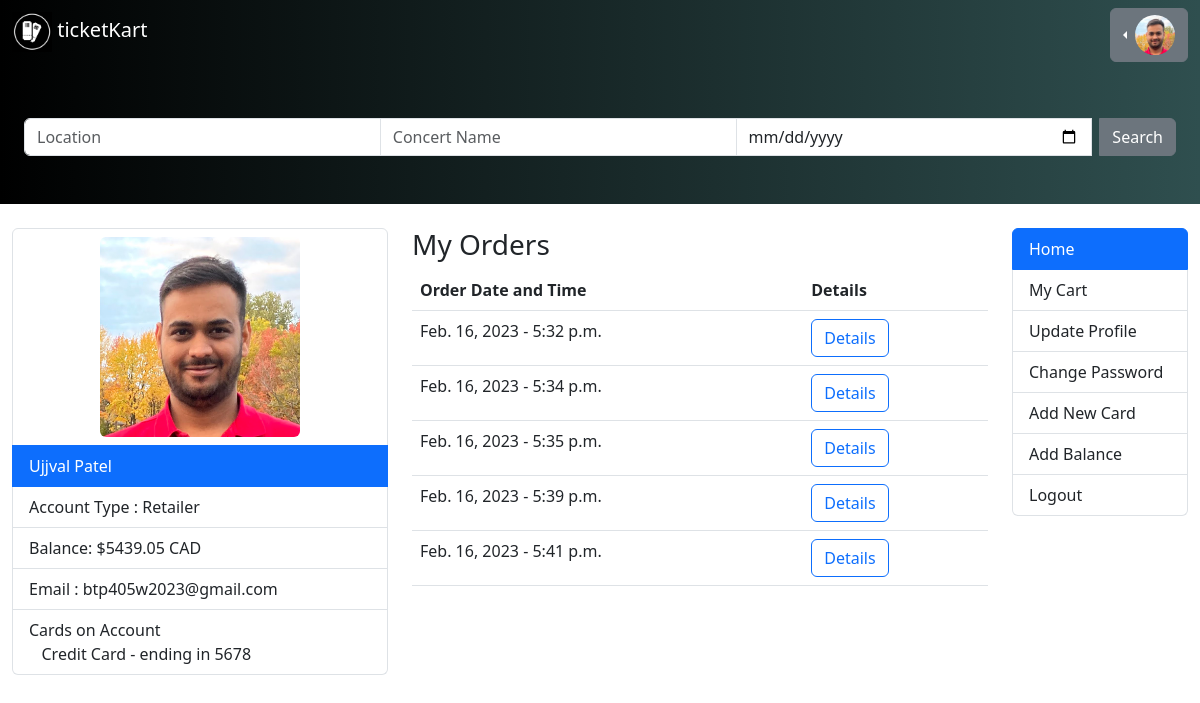
Before: /profile (signed in) with the older database file.
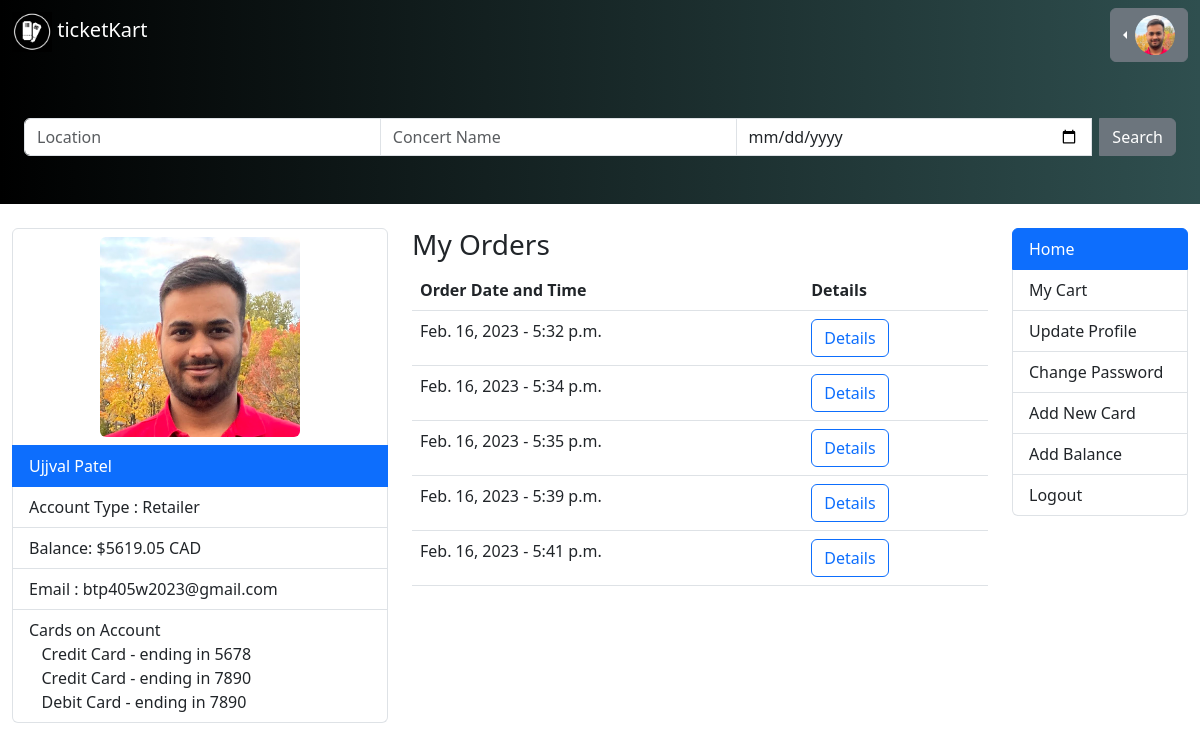
After: the same page with the newer database file.
### ticketkartapp/models.py (models this page shows, shortened)
class User(AbstractUser):
    name = models.CharField(max_length=200, null=True)
    email = models.EmailField(unique=True, null=True)
    phone = models.CharField(max_length=12, null=True, unique=True)
    balance = models.DecimalField(max_digits=6, decimal_places=2, default=0)
    avatar = models.ImageField(null=True, default="avatar.svg")
    is_retailer = models.BooleanField(default=False)

class PaymentMethod(models.Model):
    PAYMENT_TYPES = [
        ('CC', 'Credit Card'),
        ('DC', 'Debit Card'),
        ('INT', 'Interac'),
    ]
    user = models.ForeignKey(User, on_delete=models.CASCADE)
    payment_type = models.CharField(choices=PAYMENT_TYPES, max_length=3)
    card_number = models.CharField(max_length=16, null=True)
    expiry_date = models.DateField(null=True)
    cvv = models.CharField(max_length=3, null=True)
    bank_name = models.CharField(max_length=100, null=True)
    account_number = models.CharField(max_length=100, null=True)
    verified = models.BooleanField(default=False)

### cart/models.py (models this page shows, shortened)
class Order(models.Model):
    placed_at = models.DateTimeField(auto_now_add=True)
    customer = models.ForeignKey(User, on_delete=models.PROTECT)

### ticketkart/views.py (the view)
# urls.py: path('profile',user_profile,name="user-profile")
@login_required(login_url='login')
def user_profile(request):
    user = request.user
    orders = Order.objects.filter(customer=user)[:5]
    payment_methods = PaymentMethod.objects.filter(user=user)
    context = {
        "user" : user,
        "orders" : orders,
        "payment_methods": payment_methods
    }
    return render(request, "profile.html",context)

### ticketkart/templates/profile.html (shortened to what the changed rows need)
<!DOCTYPE html>
<html lang="en">
  <head>
    <link
      href="https://cdn.jsdelivr.net/npm/bootstrap@5.3.0-alpha1/dist/css/bootstrap.min.css"
      rel="stylesheet"
    />
  </head>
  <body>
    <nav class="navbar navbar-expand-lg bg-body-tertiary navbar-dark">
      <div class="container-fluid">
        <div class="justify-content-end">
          {% if request.user.is_authenticated %}
          <div class="btn-group dropstart">
            <button
              type="button"
              class="btn btn-secondary dropdown-toggle"
              data-bs-toggle="dropdown"
              aria-expanded="false"
            >
              <img
                src="{{request.user.avatar.url}}"
                alt="Profile Picture"
                width="40px"
                height="40px"
                style="border-radius: 50%"
              />
            </button>
          </div>
          {% endif %}
        </div>
      </div>
    </nav>
    <br />
    <div class="container-fluid">
      <div class="row">
        <div class="col-4">
            <ul class="list-group">
                <li class="list-group-item" style="text-align: center;"><img
                    src="{{user.avatar.url}}"
                    alt="Profile Picture"
                    width="200x"
                    height="200px"
                    class="rounded"
                  /></li>
                <li class="list-group-item active">{{user.name}}</li>
                {% if user.is_retailer %}
                <li class="list-group-item">Account Type : Retailer</li>
                {% else %}
                <li class="list-group-item">Account Type : Normal </li>
                {% endif %}
                <li class="list-group-item">Balance: ${{user.balance}} CAD</li>
                <li class="list-group-item">Email : {{user.email}}</li>
                <li class="list-group-item"> Cards on Account </span><br>
                    {% for pm in payment_methods %}
                    <span>&nbsp &nbsp{{ pm.get_payment_type_display }} - ending in {{ pm.card_number|slice:"-4:" }}</span> <br>
                    {% endfor %}
                </li>
              </ul>
        </div>
        <div class="col-6">
          {% if orders %}
          <table class="table">
            <thead>
                <tr>
                    <th>
                        Order Date and Time
                    </th>
                    <th>
                        Details
                    </th>
                </tr>
            </thead>
            <tbody>
        {% for order in orders %}
            <tr>
                <td>
              {{order.placed_at|date}} - {{order.placed_at|time}}
            </td>
            <td>
              <a href="{% url 'order-detail' order.id %}" class="btn btn-outline-primary"> Details </a>
            </td>
            </tr>
          {% endfor %}
        </tbody>
        </table>
         {% else %}
          <h3>You Don't have any orders.</h3>
          {% endif %}
        </div>
    </div>
  </div>
  </body>
</html>

Changed rows visible on the page:
changed User "Ujjval Patel": balance "5439.05" → "5619.05"
added PaymentMethod: payment_type "Credit Card", card_number "7890"
added PaymentMethod: payment_type "Debit Card", card_number "7890"
